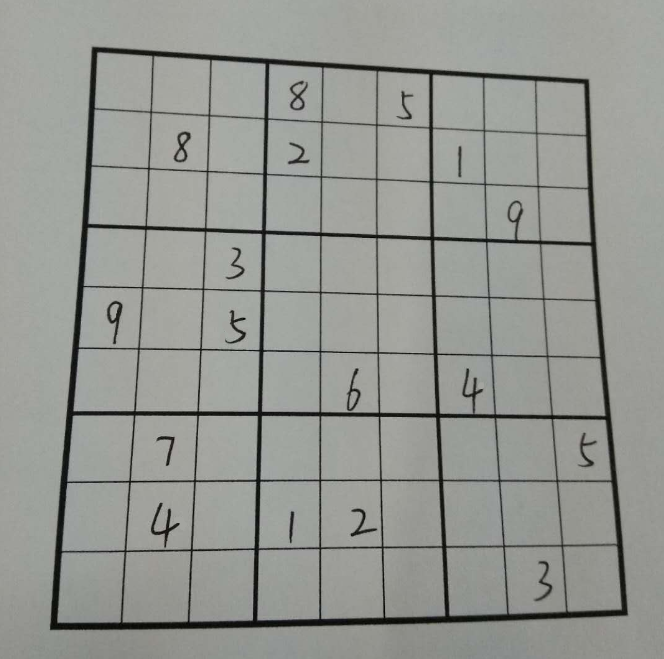
#> input picture images/h2.png, 664 x 659 px; its folder holds 5 pictures in this run
$ python main.py   (older library calls are emulated)
#> lines starting #> are read from the running program, lines starting #| are printed output that depends on the picture; after the words box and inside, x2 and y2 are one past the last pixel; in counts of white or black regions, pixels touching at a corner belong together
### standardization.py
#!/usr/bin/env python3
# -*- coding: utf-8 -*-
# 将输入的图片标准化

import math

import cv2
import numpy as np

from showImg import showImg

def getDistance(pointA, pointB):
    return math.sqrt((pointA[0]-pointB[0])**2+(pointA[1]-pointB[1])**2)

def drawExtension(points, img):
    d1 = getDistance(points[0], points[1])
    d2 = getDistance(points[1], points[2])
    if d1 < d2:
        Ax = (points[0, 0]+points[1, 0])/2
        Ay = (points[0, 1]+points[1, 1])/2
        Bx = (points[2, 0]+points[3, 0])/2
        By = (points[2, 1]+points[3, 1])/2
    else:
        Ax = (points[1, 0]+points[2, 0])/2
        Ay = (points[1, 1]+points[2, 1])/2
        Bx = (points[0, 0]+points[3, 0])/2
        By = (points[0, 1]+points[3, 1])/2
    #return [(int(Ax),int(Ay)), (int(Bx),int(By))]
    if Ay == By:
        endpoint = [(0, int(Ay)), (img.shape[1], int(Ay))]
    elif Ax == Bx:
        endpoint = [(int(Ax), 0), (int(Ax), img.shape[0])]
    else:
        endpoint = []
        k = (Ay-By)/(Ax-Bx)
        i = Ay-k*Ax
        if i >= 0 and i <= img.shape[0]:
            endpoint.append((0, int(i)))
        i = Ay+k*(img.shape[1]-Ax)
        if i >= 0 and i <= img.shape[0]:
            endpoint.append((img.shape[1], int(i)))
        k = (Ax-Bx)/(Ay-By)
        i = Ax-k*Ay
        if i >= 0 and i <= img.shape[1]:
            endpoint.append((int(i), 0))
        i = Ax+k*(img.shape[0]-Ay)
        if i >= 0 and i <= img.shape[1]:
            endpoint.append((int(i), img.shape[0]))
    cv2.line(img, endpoint[0], endpoint[1], 255, 4)
    #return ((endpoint[0][0]+endpoint[1][0])/2, (endpoint[0][1]+endpoint[1][1])/2)

def sobelFind(img_sobel, kernel, show):
    # 进行一次闭运算、一次开运算再进行两次闭运算
    # 闭运算连接断线，开运算防止过度粘连，闭运算确保连接
    close = cv2.morphologyEx(img_sobel, cv2.MORPH_CLOSE, kernel)
    open = cv2.morphologyEx(close, cv2.MORPH_OPEN, kernel)
    close2 = cv2.morphologyEx(open, cv2.MORPH_CLOSE, kernel, iterations=1)
    if DEBUG:
        show.add(close, 'close', True)
        show.add(open, 'open', True)
        show.add(close2, 'close2', True)
    # 轮廓特征识别 滤除多余部分 保留长宽比足够大的部分
    draw = close2.copy()
    contours, _ = cv2.findContours(draw, cv2.RETR_EXTERNAL, cv2.CHAIN_APPROX_SIMPLE)
    lines = []
    for cnt in contours:
        rect = cv2.minAreaRect(cnt)
        points = cv2.boxPoints(rect)
        d1 = getDistance(points[0], points[1])
        d2 = getDistance(points[1], points[2])
        if max(d1, d2)/min(d1, d2) < 25:
            cv2.drawContours(draw, [cnt], 0, 0, cv2.FILLED)
        else:
            #print(max(d1, d2)/min(d1, d2))
            cv2.drawContours(draw, [cnt], 0, 255, cv2.FILLED)
            lines.append([points, draw, cnt])
    # 先去除多余点再划线，防止出现断线
    for i in lines:
        drawExtension(i[0], i[1])
    # 重新获取轮廓 仅获取外轮廓
    contours, _ = cv2.findContours(draw, cv2.RETR_EXTERNAL, cv2.CHAIN_APPROX_SIMPLE)
    if DEBUG:
        img_contours = cv2.cvtColor(draw, cv2.COLOR_GRAY2BGR)
        cv2.drawContours(img_contours, contours, -1, (0, 0, 255), 2)
        show.add(img_contours, 'cross_contours')
    # 检测识别到的线数量 去除多余线
    if len(contours) < 10:
        print('识别到的线数量小于10，错误！')
    elif len(contours) > 10 and len(contours) < 20:
        lines = []
        for cnt in contours:
            M = cv2.moments(cnt)
            lines.append([cnt, (M['m10'] / M['m00'], M['m01'] / M['m00'])])
        lines.sort(key=lambda x:x[1][0]+x[1][1])
        ptp = getDistance(lines[0][1], lines[-1][1])/4.5 #(.../9*2 最边缘两条线的距离/9得到的线距的2倍)
        for i in range(1, len(lines)-1):
            d1 = getDistance(lines[i][1], lines[i-1][1])
            d2 = getDistance(lines[i][1], lines[i+1][1])
            lines[i].append(d1+d2)
        lines[0].append(ptp)
        lines[-1].append(ptp)
        lines.sort(key=lambda x:abs(x[2]-ptp), reverse=True)
        for i in range(len(lines)-10):
            cv2.drawContours(draw, [lines[i][0]], 0, 0, cv2.FILLED)
    if DEBUG:
        show.add(draw, 'draw')
    return draw

def standardization(img_original, show=None):
    global DEBUG
    if show != None:
        DEBUG = True
    else:
        DEBUG = False
    # 中值滤波、高斯滤波
    img_blur = cv2.medianBlur(img_original, 1)
    img_blur = cv2.GaussianBlur(img_blur, (3, 3), 0)
    if DEBUG:
        show.add(img_blur, 'blur', True)

    # 亮度自动调节：减去闭运算后的图
    kernel = cv2.getStructuringElement(cv2.MORPH_ELLIPSE, (11, 11))
    close = cv2.morphologyEx(img_blur, cv2.MORPH_CLOSE, kernel)
    div = np.float32(img_blur) / close
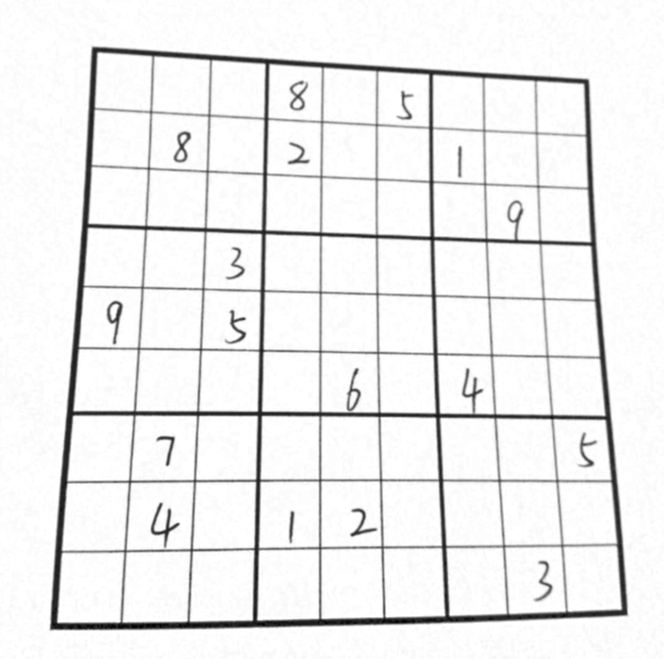
#> div: shape (659, 664) float32; min 0, max 1, mean 0.933
    img_brightness_adjusted = np.uint8(cv2.normalize(div, div, 0, 255, cv2.NORM_MINMAX))
    if DEBUG:
        show.add(close, 'close', True)
        show.add(img_brightness_adjusted, 'brightness_adjusted', True)

    # 二次滤波
    img_blur2 = cv2.medianBlur(img_brightness_adjusted, 1)
    img_blur2 = cv2.GaussianBlur(img_blur2, (3, 3), 0)
    if DEBUG:
        show.add(img_blur2, 'blur2', True)

    # 二值化
    img_th = cv2.adaptiveThreshold(img_blur2, 255, cv2.ADAPTIVE_THRESH_GAUSSIAN_C, cv2.THRESH_BINARY_INV, 11, 10)
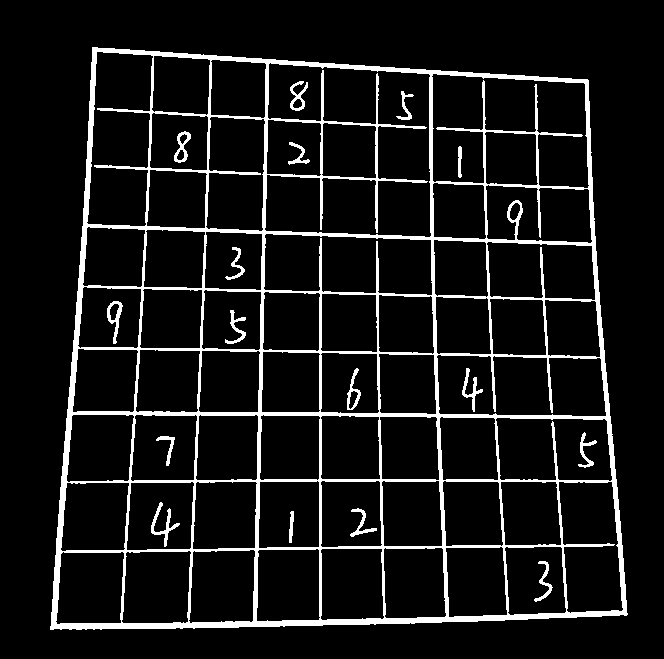
#> img_th: shape (659, 664); 9% white; 17 white regions
    if DEBUG:
        show.add(img_th, 'threshold', True)

    # 寻找轮廓
    contours, hierarchy = cv2.findContours(img_th, cv2.RETR_TREE, cv2.CHAIN_APPROX_SIMPLE)
#> contours = 83 contours; largest, box (x1, y1, x2, y2) and area: (50, 47, 628, 630) 298028, (264, 62, 432, 238) 20203, (431, 73, 590, 189) 13168, (86, 51, 154, 227) 9624, (436, 354, 607, 417) 9496
    if DEBUG:
        img_contours = cv2.cvtColor(img_th, cv2.COLOR_GRAY2BGR)
        cv2.drawContours(img_contours, contours, -1, (0, 0, 255), 2)
        show.add(img_contours, 'contours', True)
    # 寻找面积最大的下一层级的轮廓数大于9的轮廓
    for cnt in sorted([[i, cv2.contourArea(contours[i])] for i in range(len(contours))], key=lambda x:x[1], reverse=True):
        if len([i for i in hierarchy[0] if i[3] == cnt[0]]) >= 9:
            mask = np.zeros(img_th.shape, np.uint8)
            cv2.drawContours(mask, contours, cnt[0], 255, cv2.FILLED)
            img_with_mask = cv2.bitwise_and(img_th, mask)
            break
#> this loop made 1 pass
#> cnt on pass 1: [0, 298027.5]
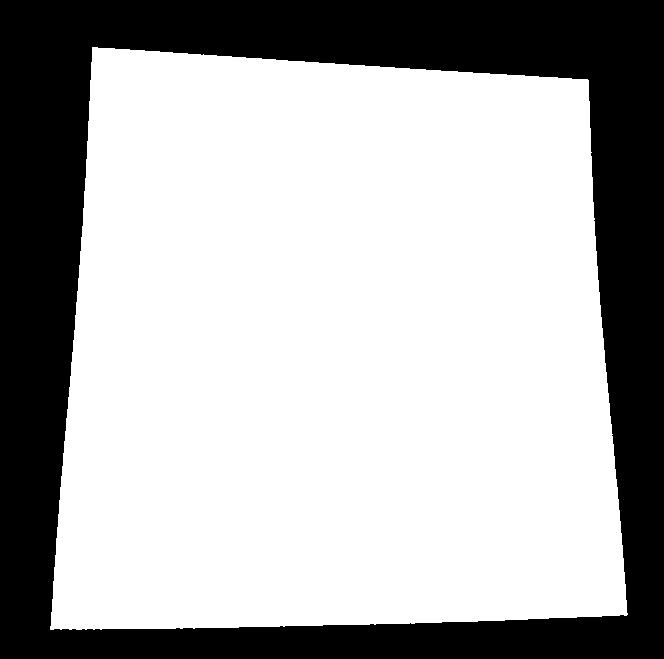
#> mask: shape (659, 664); 68.4% white; 1 black region, box (x1, y1, x2, y2) and area: (0, 0, 664, 659) 138453
    if 'img_with_mask' not in dir():
        exit(1)
    if DEBUG:
        show.add(img_with_mask, 'img_with_mask', True)

    # Sobel算子

    # x方向Sobel算子 找竖线
    dx = cv2.Sobel(img_with_mask, cv2.CV_16S, 1, 0)
    # 位深转化为 CV_8UC1
    dx = cv2.convertScaleAbs(dx)
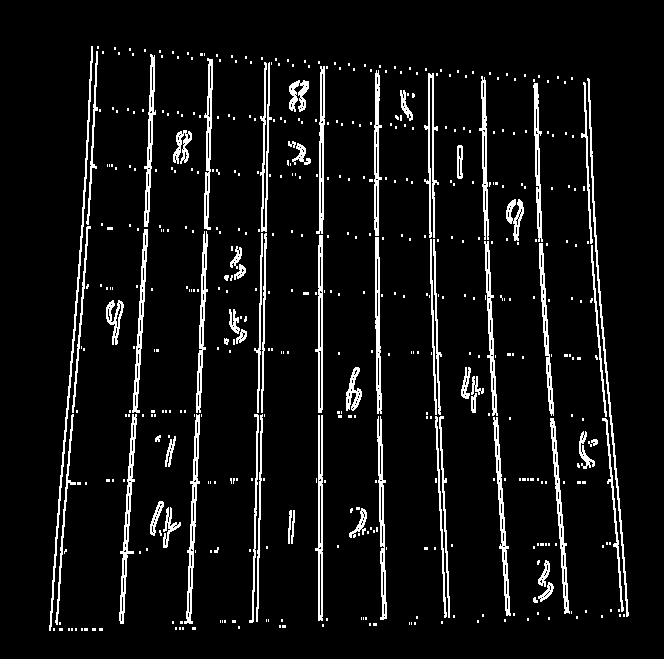
#> dx: shape (659, 664); 7.1% white in thin lines or dots, all inside (x1, y1, x2, y2) = (49, 46, 629, 631)
    if DEBUG:
        show.add(dx, 'x', True)
    kernelx = cv2.getStructuringElement(cv2.MORPH_RECT, (2, 10))
#> kernelx = [[1, 1], [1, 1], [1, 1], [1, 1], [1, 1], [1, 1], [1, 1], [1, 1], [1, 1], [1, 1]]
    dx = sobelFind(dx, kernelx, show)
#> in sobelFind, `contours, _ = cv2.findContours(draw, cv2.RETR_EXTERNAL, cv2.CHAIN_APPR..`: contours = 33 contours, 2 with area under 20; largest, box (x1, y1, x2, y2) and area: (255, 65, 273, 625) 2477, (431, 76, 453, 621) 2402, (123, 57, 158, 627) 2278, (189, 62, 216, 627) 2246, (321, 69, 328, 624) 2194
#> the loop in sobelFind, `for cnt in contours:` made 33 passes
#> (rect, points, d1, d2) on passes 1, 3, 4: (((549, 583), (40, 10), -90), [[554, 603], [544, 603], [544, 563], [554, 563]], 10, 40), (((364.5, 524.5), (27, 7), -90), [[368, 538], [361, 538], [361, 511], [368, 511]], 7, 27), (((170, 530), (40, 8), -90), [[174, 550], [166, 550], [166, 510], [174, 510]], 8, 40)
#> after the loop in sobelFind, `for cnt in contours:`:
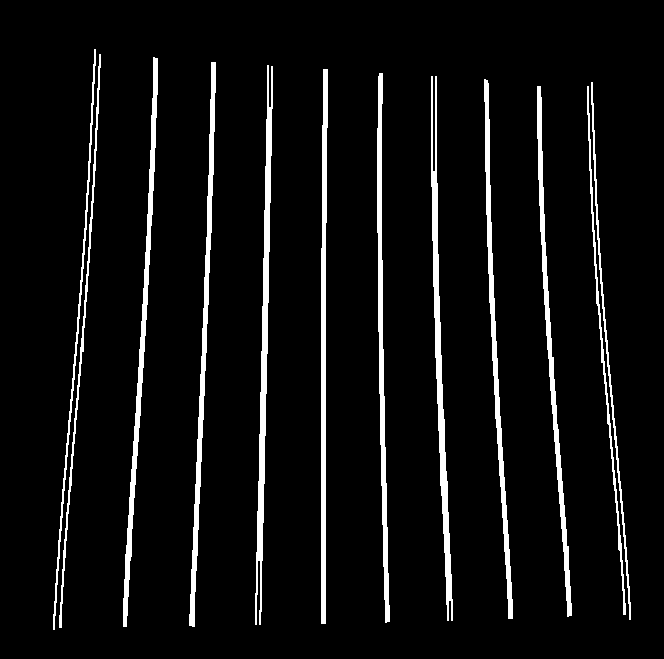
#> draw: shape (659, 664); 6.3% white; 12 white regions
#> after the loop in sobelFind, `for cnt in contours:`: lines = 12 items
#> the loop in sobelFind, `for i in lines:` made 12 passes
#> (d1 in drawExtension, d2 in drawExtension, Ax in drawExtension, Ay in drawExtension, Bx in drawExtension, By in drawExtension) on passes 1 to 7: (529.4, 7.65, 584.2, 86.2, 622.3, 614.2), (530.9, 9.47, 535.6, 86.08, 567.5, 616), (538.4, 6.74, 588.6, 82.17, 628.1, 619.1), (539.7, 9.18, 483.2, 79.04, 508.3, 618.2), (544.4, 9.59, 431.2, 75.99, 447.8, 620.1), (549, 7.39, 378.3, 73.01, 385.5, 622), (5.51, 554, 322.2, 623, 324.5, 68.99)
#> in sobelFind, `contours, _ = cv2.findContours(draw, cv2.RETR_EXTERNAL, cv2.CHAIN_APPR..`: contours = 10 contours; largest, box (x1, y1, x2, y2) and area: (49, 0, 108, 659) 6325, (575, 0, 633, 659) 6186, (426, 0, 453, 659) 3467, (254, 0, 274, 659) 3356, (528, 0, 573, 659) 3321

    # y方向Sobel算子 找横线
    dy = cv2.Sobel(img_with_mask, cv2.CV_16S, 0, 1)
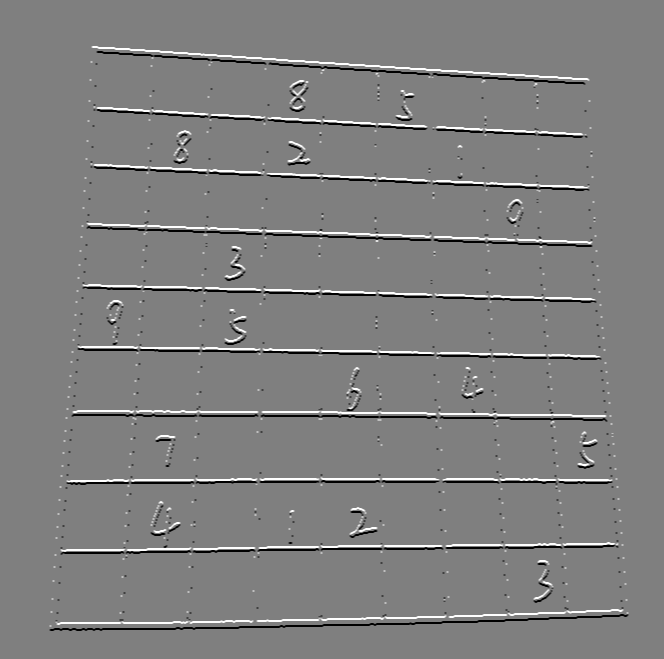
#> dy: shape (659, 664) int16; min -1020, max 1020, mean 0; drawn with min black and max white
    # 位深转化为 CV_8UC1
    dy = cv2.convertScaleAbs(dy)
    if DEBUG:
        show.add(dy, 'y', True)
    kernely = cv2.getStructuringElement(cv2.MORPH_RECT, (10, 2))
    dy = sobelFind(dy, kernely, show)
#> in sobelFind (call 2), `contours, _ = cv2.findContours(draw, cv2.RETR_EXTERNAL, cv2.CHAIN_APPR..`: contours = 49 contours, 6 with area under 20; largest, box (x1, y1, x2, y2) and area: (75, 413, 615, 424) 2496, (84, 226, 596, 250) 2449, (63, 545, 627, 557) 2200, (69, 481, 616, 488) 2142, (80, 349, 605, 363) 2015
#> the loop in sobelFind (call 2), `for cnt in contours:` made 49 passes
#> (rect, points, d1, d2) on passes 2 to 4: (((342.5, 620.6), (567.2, 4.47), -1.34), [[59.08, 629.5], [58.98, 625], [626, 611.7], [626.1, 616.2]], 4.47, 567.2), (((543, 601), (4, 14), -90), [[550, 603], [536, 603], [536, 599], [550, 599]], 14, 4), (((548, 586.5), (3, 14), -90), [[555, 588], [541, 588], [541, 585], [555, 585]], 14, 3)
#> after the loop in sobelFind (call 2), `for cnt in contours:`:
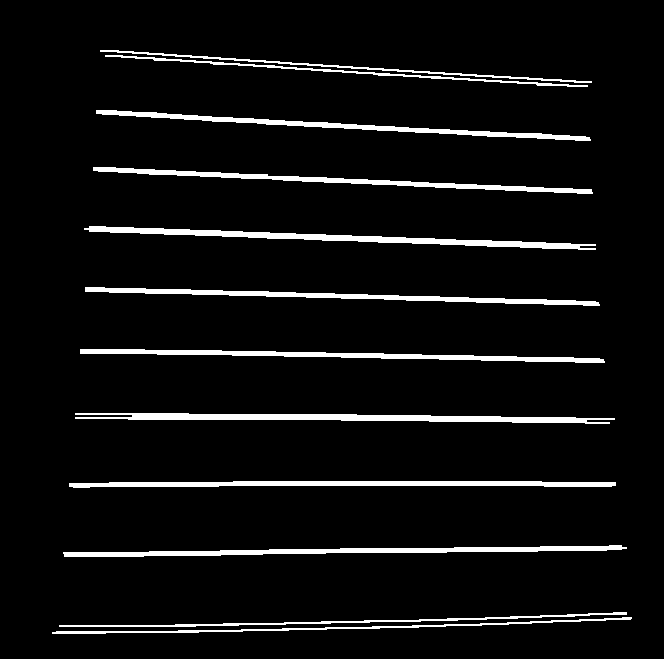
#> draw: shape (659, 664); 6% white; 12 white regions
#> the loop in sobelFind (call 2), `for i in lines:` made 12 passes
#> (d1 in drawExtension, d2 in drawExtension, Ax in drawExtension, Ay in drawExtension, Bx in drawExtension, By in drawExtension) on passes 1 to 7: (4.99, 579.2, 52.01, 633.6, 631.1, 619.3), (4.47, 567.2, 59.03, 627.2, 626, 613.9), (5.5, 563, 63.02, 554.3, 626, 547.1), (5.72, 546, 69, 484.2, 615, 483.1), (539, 7, 74.98, 415, 614, 419.8), (524.1, 5.56, 79.98, 350.2, 604, 359.7), (514.3, 5.41, 84.95, 288.6, 599.1, 302.9)
#> in sobelFind (call 2), `contours, _ = cv2.findContours(draw, cv2.RETR_EXTERNAL, cv2.CHAIN_APPR..`: contours = 10 contours; largest, box (x1, y1, x2, y2) and area: (0, 611, 664, 637) 6382, (0, 41, 664, 94) 5640, (0, 412, 664, 424) 3279, (0, 223, 664, 252) 3120, (0, 346, 664, 363) 3008
#> (the rest of the program and of its run is left out)
